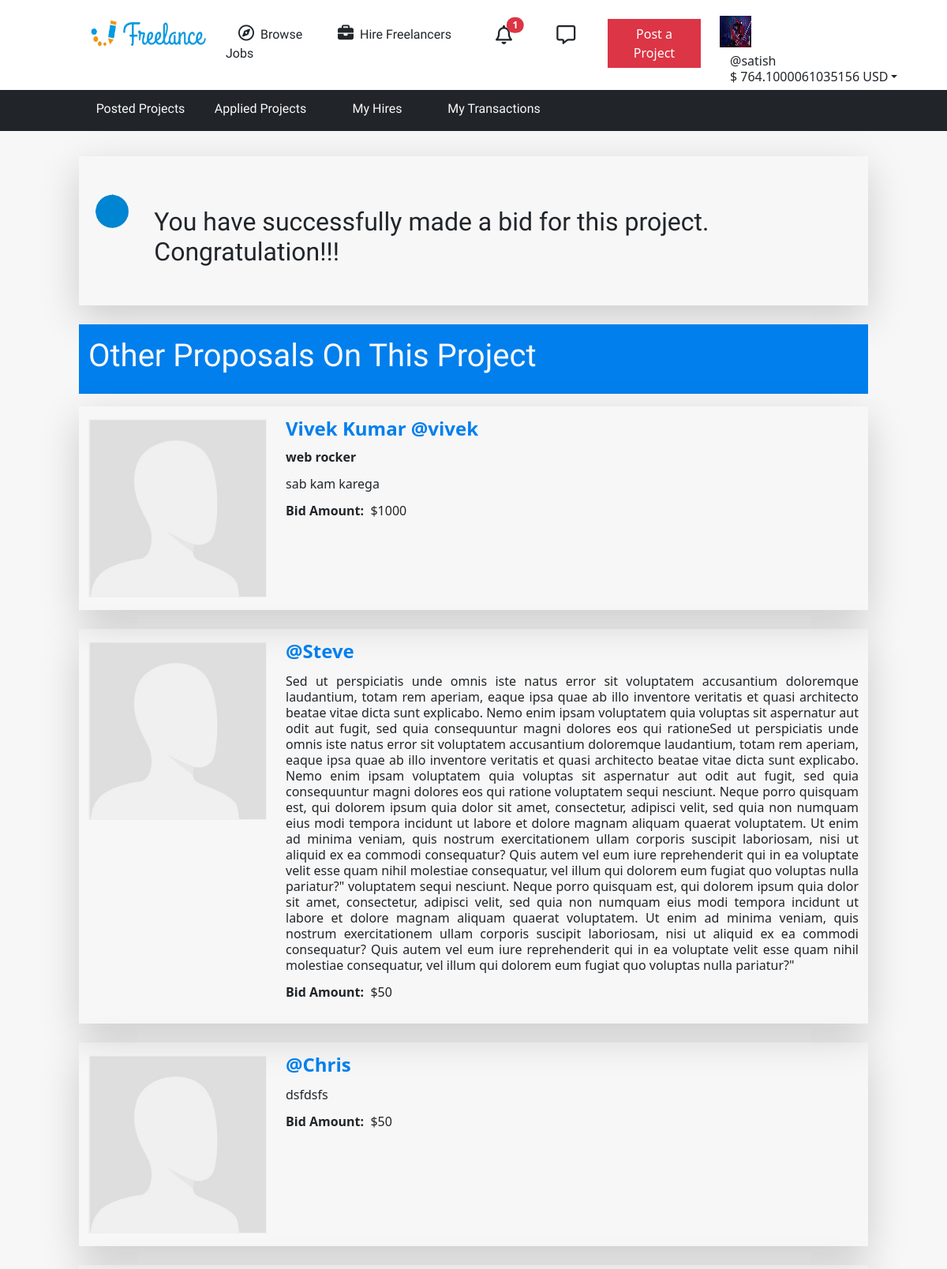
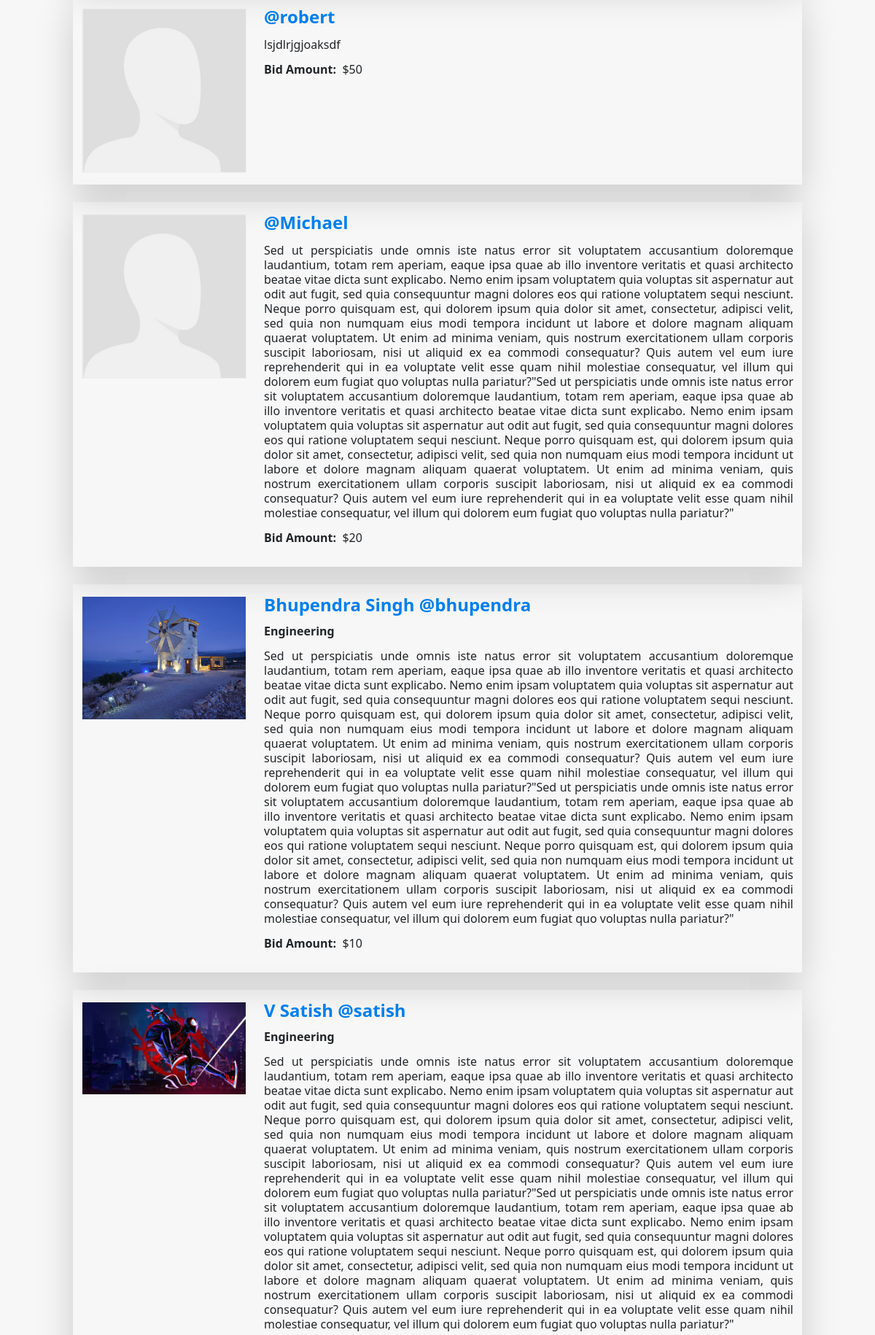
The page /other_proposals.php?pjid=14 (signed in, upper part) on the database its author committed (2 pictures, top to bottom).
### tables this page shows
CREATE TABLE `user_profile_details` (
  `upid` int(255) NOT NULL,
  `uid_upid` int(255) NOT NULL,
  `user_first_name` text DEFAULT NULL,
  `user_last_name` text DEFAULT NULL,
  `user_city` text DEFAULT NULL,
  `user_pin_code` int(10) DEFAULT NULL,
  `user_state` text DEFAULT NULL,
  `user_country` text DEFAULT NULL,
  `user_professional_headline` text DEFAULT NULL,
  `user_summary` varchar(2000) DEFAULT NULL,
  `user_hourly_rates` int(255) DEFAULT NULL,
  `user_profile_photo` varchar(1000) DEFAULT NULL
);

CREATE TABLE `signup_details` (
  `uid` int(255) NOT NULL,
  `username` varchar(50) NOT NULL,
  `uemail` varchar(100) NOT NULL,
  `upass` varchar(100) NOT NULL,
  `join_date` varchar(20) NOT NULL
);

CREATE TABLE `apply_for_job` (
  `afjid` int(255) NOT NULL,
  `afjid_pjid` int(255) NOT NULL,
  `afjid_uid` int(255) NOT NULL,
  `bid_amount` int(255) NOT NULL,
  `completion_days` int(11) NOT NULL,
  `proposal_summary` varchar(2000) NOT NULL,
  `status` int(2) NOT NULL,
  `bid_notification_status` int(2) NOT NULL,
  `bid_date` date NOT NULL
);

### other_proposals.php (the view, shortened to what this page needs)
<?php
include 'db_freelance.php';
if(isset($_SESSION["Uid"])){
?>
<!doctype html>
<html lang="en">
  <head>
    <link href="https://cdn.jsdelivr.net/npm/bootstrap@5.2.2/dist/css/bootstrap.min.css" rel="stylesheet">
  </head>
  <body  style="background-color : #f7f7f7;">
    <?php
        include 'dashboard_header.php';
    ?>
    <div class="container-fluid">
        <div class="row">
            <div class="col-1 d-none d-md-block"></div>
            <div class="col shadow-lg pt-3  pb-5 mt-4">
                <div class="row">
                    <div class="col-1 pt-4"><img src="videos/congratulations-unscreen.gif" alt="" class='img-fluid text-center'></div>
                    <div class="col pt-5"><h2 class="d-inline">You have successfully made a bid for this project. Congratulation!!!</h2></div>
                </div>
            </div>
            <div class="col-1 d-none d-md-block"></div>
        </div>
    </div>
    <div class="container-fluid mt-4" >
      <div class="row">
        <div class="col-1 d-none d-md-block"></div>
        <div class="col text-light pt-3 pb-3" style="background-color: #007fed;"><h1>Other Proposals On This Project</h1></div>
        <div class="col-1 d-none d-md-block"></div>
      </div>
      <div class="row">
        <div class="col-1 d-none d-md-block"></div>
        <div class="col pt-3">
        <?php
            $qry_collect_uid="SELECT * FROM apply_for_job WHERE afjid_pjid='".$_REQUEST["pjid"]."' ORDER by afjid DESC";
            $result_collect_uid=mysqli_query($con,$qry_collect_uid);
            while($row_collect_uid=mysqli_fetch_array($result_collect_uid)){
                $qry_profile_details="SELECT * FROM user_profile_details WHERE uid_upid='".$row_collect_uid["afjid_uid"]."' ";
                $result_profile_details=mysqli_query($con,$qry_profile_details);
                $row_profile_details=mysqli_fetch_array($result_profile_details);
                $qry_username="SELECT username,uid FROM signup_details WHERE uid='".$row_profile_details["uid_upid"]."'";
                $result_username=mysqli_query($con,$qry_username);
                $row_username=mysqli_fetch_array($result_username);
                echo"
                <div class='row pb-3 pt-3 mb-4 shadow-lg'>
                    <div class='col-3'>
                        <img src='freelance_uploads/".$row_profile_details["user_profile_photo"]."' class='img-fluid' style='border:1px solid #efefef'>
                    </div>
                        <div class='col-9 lh-1'>
                            <p class='fs-4 fw-bold'  style='color: #007fed;'>".$row_profile_details["user_first_name"]." ".$row_profile_details["user_last_name"]." @".$row_username["username"]."</p>
                            <p style=' font-weight:600;'>".$row_profile_details["user_professional_headline"]."</p>
                            <p style=' text-align:justify;' class='lh-sm'>".$row_collect_uid["proposal_summary"]."</p>
                            <p ><span style='font-weight:700;'>Bid Amount:&nbsp;&nbsp;</span>$".$row_collect_uid["bid_amount"]."</p>
                        </div>
                    </div>
                ";
            }
        ?>
        </div>
        <div class="col-1 d-none d-md-block"></div>
        </div>
      </div>
    <?php
    }
    else{
      header("Location:login.php");
    }
    ?>
  </body>
</html>

### dashboard_header.php (shortened to what this page needs)
<?php
    include 'db_freelance.php';
    $uid=$_SESSION["Uid"];
    $qry_signup="SELECT * FROM signup_details WHERE uid=$uid";
    $result4=mysqli_query($con,$qry_signup);
    $record_profile_signup=mysqli_fetch_array($result4);
    $qry_profile="SELECT * FROM user_profile_details WHERE uid_upid=$uid";
    $result3=mysqli_query($con,$qry_profile);
    $record_profile=mysqli_fetch_array($result3);
  ?>
  <div class="container-fluid d-none d-md-block pt-3" style="background-color: #ffffff;">
        <div class="row">
            <div class="col-1 d-none d-md-block"></div>
          <div class="col mt-1 zoom"> <a href="index.php"><img src="images/logo-removebg-preview.png" alt="" class="logo" style="height: 40px; width: 150px;"></a> </div>
          <div class="col d-none d-md-block mt-3 zoom"><a href="browsejobs.php" class="text-dark td-none"><i class="fa-regular fa-compass fs-5 pe-2 ps-3"></i><span >Browse Jobs</span></a></div>
          <div class="col-2 d-none d-md-block mt-3 zoom"><a href="hire_freelancer.php" class="text-dark td-none"><i class="fa-solid fa-briefcase fs-5 pe-2"></i><span >Hire Freelancers</span></a></div>
          <div class="col mt-3">
            <span class='zoom d-inline-block position-relative' data-bs-toggle="modal" data-bs-target="#exampleModal" style='width:25px'>
              <i class="fa-regular fa-bell fs-4 me-4 select"></i>
              <span class="position-absolute top-0 start-100 translate-middle badge rounded-pill bg-danger">
                <?php
                  $qry_notification_pjid="SELECT * from postjob_details where pjid_uid='".$_SESSION["Uid"]."'";
                  $result_notification_pjid=mysqli_query($con,$qry_notification_pjid);
                  $bid_notification_total=0;
                  $count_project_response_notification_total = 0;
                  while($row_notification_pjid=mysqli_fetch_array($result_notification_pjid)){
                    $qry_notification_check="SELECT * FROM apply_for_job WHERE afjid_pjid='".$row_notification_pjid["pjid"]."' AND bid_notification_status=0";
                    $result_notification_check=mysqli_query($con,$qry_notification_check);
                    $bid_notification=mysqli_num_rows($result_notification_check);
                    $bid_notification_total = $bid_notification + $bid_notification_total;
                    $qry_count_project_response = "SELECT * FROM upload_completed_job WHERE ucj_pjid='".$row_notification_pjid["pjid"]."' AND job_completed_notification=0";
                    $result_count_project_response = mysqli_query($con,$qry_count_project_response);
                    $count_project_response_notification = mysqli_num_rows($result_count_project_response);
                    $count_project_response_notification_total = $count_project_response_notification + $count_project_response_notification_total;
                  }
                  $qry_hire_notification_count="SELECT * FROM hire_notification WHERE hnid_freelancer_uid='".$_SESSION["Uid"]."' AND hiring_notification=1";
                  $result_hire_notification_count=mysqli_query($con,$qry_hire_notification_count);
                  $hire_notification_count=mysqli_num_rows($result_hire_notification_count);
                  $qry_payment_notification = "SELECT * FROM money_transaction WHERE mid_freelancer_id='".$_SESSION["Uid"]."' AND notification=1";
                  $result_payment_notification = mysqli_query($con,$qry_payment_notification);
                  $payment_notification_count = mysqli_num_rows($result_payment_notification);
                  echo $bid_notification_total + $hire_notification_count + $count_project_response_notification_total + $payment_notification_count;
                ?>
              </span>
            </span>
            <span class=' ms-5 zoom d-inline-block'>
              <a href="#" class="text-dark td-none">
                <i class="fa-regular fa-message fs-4"></i>
              </a>
            </span>
          </div>
          <div class="col  mt-2 zoom"><a href="post-a-project.php" class="btn btn-danger" style="border-radius: 0px;">Post a Project</a></div>
          <div class="col-3 mt-1">
          <img src='freelance_uploads/<?php echo"".$record_profile["user_profile_photo"]."";?>' class='img-fluid' style='height:40px;width:40px;'>
          <?php
            $qry_money_earned = "SELECT SUM(net_amount) FROM money_transaction WHERE mid_freelancer_id = '".$uid."'";
            $result_money_earned = mysqli_query($con,$qry_money_earned);
            $row_money_earned = mysqli_fetch_array($result_money_earned);
            $money_earned = 0.00;
            if($row_money_earned["SUM(net_amount)"]!=0){
              $money_earned = $row_money_earned["SUM(net_amount)"];
            }
          ?>
            <div class="dropdown d-inline ">
                <a class="btn select dropdown-toggle lh-sm" href="dashboard.php" role="button" id="dropdownMenuLink" data-bs-toggle="dropdown" aria-expanded="false" style="text-align:left;"><?php echo"@".$record_profile_signup["username"].""; ?> <br> $ <?php echo $money_earned;?> USD</a>
            </div>
          </div>
        </div>
      </div>
<div class="nav d-none d-md-block">
    <div class="container-fluid bg-dark">
        <div class="row pt-2 ">
            <div class="col-1 d-none  d-md-block"></div>
            <div class="col pt-1 p-3 selectnav text-center zoom"><a href="posted_projects.php" class="text-light td-none"><span class="">Posted Projects</span></a></div>
            <div class="col pt-1 selectnav text-center zoom"><a href="applied_projects.php" class="text-light"><span class="selectnav">Applied Projects</span></a></div>
            <div class="col pt-1 selectnav text-center zoom"><a href="myhires.php" class="text-light"><span class="selectnav">My Hires</span></a></div>
            <div class="col pt-1 selectnav text-center zoom"><a href="mytransactions.php" class="text-light"><span class="selectnav">My Transactions</span></a></div>
            <div class="col-5 d-none  d-md-block"></div>
        </div>
    </div>
  </div>

### style.php (style rules this page uses)
* { margin: 0; padding: 0; }
h1,h2,h3,h4,h5, a { font-family: 'Baloo Chettan 2', cursive; }
.logo { height: 40px; width: 120px; }
a { text-decoration: none; }
.nav { height: 60px; }
.selectnav { position: relative; display: inline-block; }
.td-none { text-decoration: none; }
.zoom { transition: transform 0.2s; margin: 0 auto; }

### footer.php (style rules this page uses)
a { text-decoration:none; }

### rows shown on the page
user_profile_details: user_profile_photo (picture)
signup_details: username "satish"
apply_for_job: user_profile_details.user_profile_photo (picture), user_profile_details.user_first_name "Vivek", user_profile_details.user_last_name "Kumar", signup_details.username "vivek", user_profile_details.user_professional_headline "web rocker", proposal_summary "sab kam karega", bid_amount "1000"
apply_for_job: user_profile_details.user_profile_photo (picture), signup_details.username "Steve", proposal_summary "Sed ut perspiciatis unde omnis iste natus error sit voluptatem accusantium doloremque laudantium, totam rem aperiam, eaque ipsa quae ab illo inventore veritatis et quasi architecto beatae vitae dicta sunt explicabo. Nemo enim ipsam voluptatem quia voluptas sit aspernatur aut odit aut fugit, sed quia consequuntur magni dolores eos qui rationeSed ut perspiciatis unde omnis iste natus error sit voluptatem accusantium doloremque laudantium, totam rem aperiam, eaque ipsa quae ab illo inventore veritatis et quasi architecto beatae vitae dicta sunt explicabo. Nemo enim ipsam voluptatem quia voluptas sit aspernatur aut odit aut fugit, sed quia consequuntur magni dolores eos qui ratione voluptatem…", bid_amount "50"
apply_for_job: user_profile_details.user_profile_photo (picture), signup_details.username "Chris", proposal_summary "dsfdsfs", bid_amount "50"
apply_for_job: user_profile_details.user_profile_photo (picture), signup_details.username "robert", proposal_summary "lsjdlrjgjoaksdf", bid_amount "50"
apply_for_job: user_profile_details.user_profile_photo (picture), signup_details.username "Michael", proposal_summary "Sed ut perspiciatis unde omnis iste natus error sit voluptatem accusantium doloremque laudantium, totam rem aperiam, eaque ipsa quae ab illo inventore veritatis et quasi architecto beatae vitae dicta sunt explicabo. Nemo enim ipsam voluptatem quia voluptas sit aspernatur aut odit aut fugit, sed quia consequuntur magni dolores eos qui ratione voluptatem sequi nesciunt. Neque porro quisquam est, qui dolorem ipsum quia dolor sit amet, consectetur, adipisci velit, sed quia non numquam eius modi tempora incidunt ut labore et dolore magnam aliquam quaerat voluptatem. Ut enim ad minima veniam, quis nostrum exercitationem ullam corporis suscipit laboriosam, nisi ut aliquid ex ea commodi…", bid_amount "20"
apply_for_job: user_profile_details.user_profile_photo (picture), user_profile_details.user_first_name "Bhupendra", user_profile_details.user_last_name "Singh", signup_details.username "bhupendra", user_profile_details.user_professional_headline "Engineering", proposal_summary "Sed ut perspiciatis unde omnis iste natus error sit voluptatem accusantium doloremque laudantium, totam rem aperiam, eaque ipsa quae ab illo inventore veritatis et quasi architecto beatae vitae dicta sunt explicabo. Nemo enim ipsam voluptatem quia voluptas sit aspernatur aut odit aut fugit, sed quia consequuntur magni dolores eos qui ratione voluptatem sequi nesciunt. Neque porro quisquam est, qui dolorem ipsum quia dolor sit amet, consectetur, adipisci velit, sed quia non numquam eius modi tempora incidunt ut labore et dolore magnam aliquam quaerat voluptatem. Ut enim ad minima veniam, quis nostrum exercitationem ullam corporis suscipit laboriosam, nisi ut aliquid ex ea commodi…", bid_amount "10"
apply_for_job: user_profile_details.user_profile_photo (picture), user_profile_details.user_first_name "V", user_profile_details.user_last_name "Satish", signup_details.username "satish", user_profile_details.user_professional_headline "Engineering", proposal_summary "Sed ut perspiciatis unde omnis iste natus error sit voluptatem accusantium doloremque laudantium, totam rem aperiam, eaque ipsa quae ab illo inventore veritatis et quasi architecto beatae vitae dicta sunt explicabo. Nemo enim ipsam voluptatem quia voluptas sit aspernatur aut odit aut fugit, sed quia consequuntur magni dolores eos qui ratione voluptatem sequi nesciunt. Neque porro quisquam est, qui dolorem ipsum quia dolor sit amet, consectetur, adipisci velit, sed quia non numquam eius modi tempora incidunt ut labore et dolore magnam aliquam quaerat voluptatem. Ut enim ad minima veniam, quis nostrum exercitationem ullam corporis suscipit laboriosam, nisi ut aliquid ex ea commodi…"

### other values the page prints
$money_earned "764.1000061035156"
